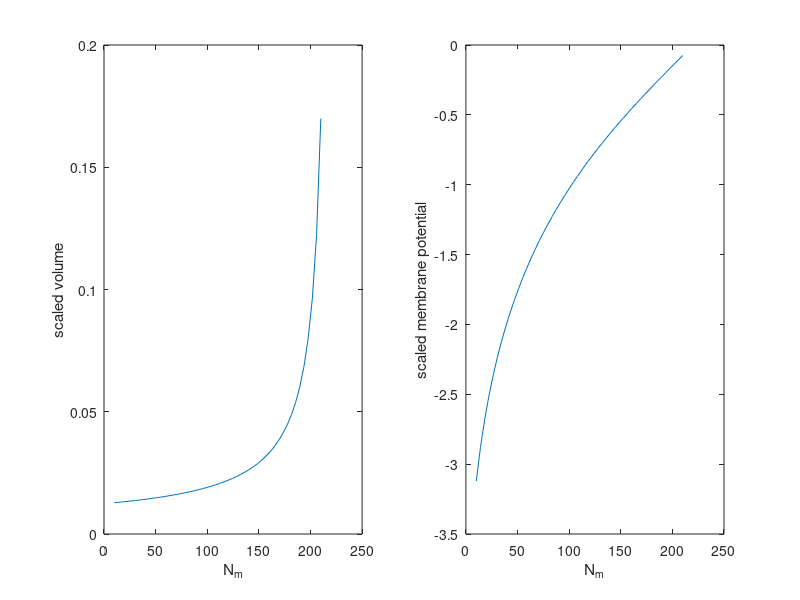

Write MATLAB code to recreate this figure.
% Code to solve the KJU model of a Na-transporting epithelial cell.

function KJU
clear all
close all
clc

Nm = linspace(10,210,50);
x0 = [20 100 0.1 -2];

for i=1:50
x = fsolve(@(x)KJUfun(x,Nm(i)),x0);
x0 = x;
Ni(i) = x(1);
Ki(i) = x(2);
mu(i) = x(3);
v(i) = x(4);
end

subplot(1,2,1)
plot(Nm,mu)
xlabel('N_m')
ylabel('scaled volume')
subplot(1,2,2)
plot(Nm,v)
xlabel('N_m')
ylabel('scaled membrane potential')

end

%%
function out = KJUfun(x,Nm)
  Ks = 2.5;
  Cs = 122.5;
  Ns = Cs - Ks;
  z = -2;
  rhon = 1.5;
  rhok = 1;
  
  Ni = x(1);
  Ki = x(2);
  mu = x(3);
  v = x(4);

  dum = exp(-v);
  Ci = Cs/dum;
    
  out(1) = v*(Ni-Nm*dum)/(1-dum) + 3*rhon*Ni;
  out(2) = v*(Ki-Ks*dum)/(1-dum) - 2*rhok*Ni;
  out(3) = (Ni+Ki-Ci) + z/mu;
  out(4) = Ni+Ki+Ci + 1/mu - (Ns+Ks+Cs);
end
